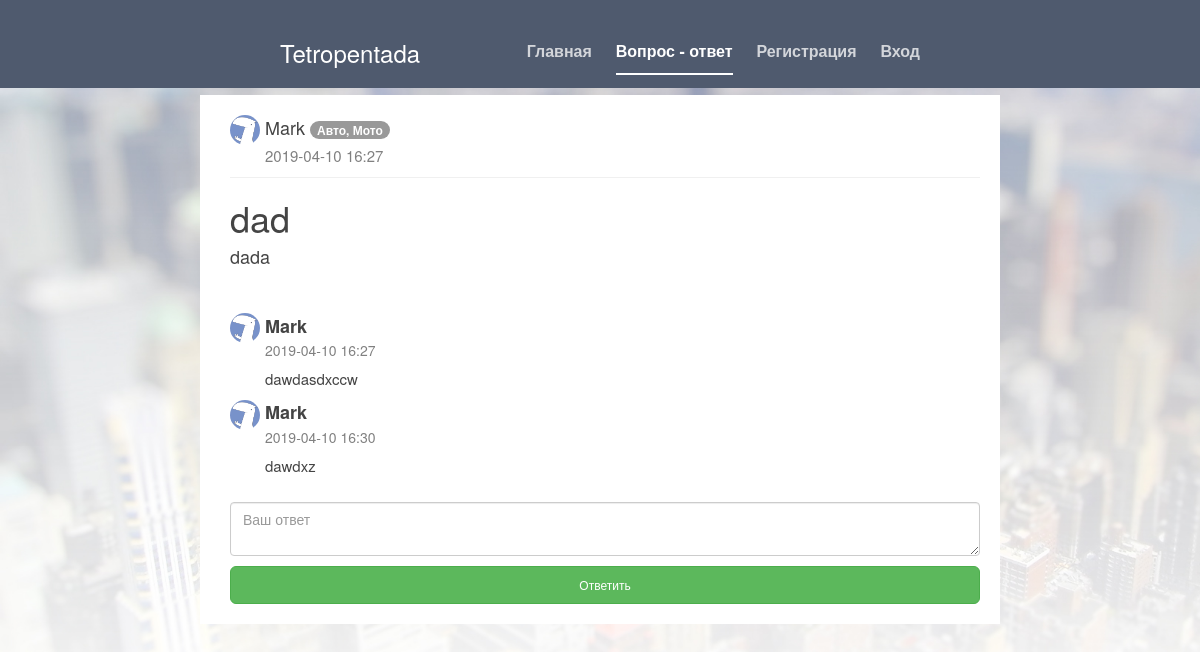
Page /single_question/1 on the committed database.
### tetropentada.py (models this page shows, shortened)
class User(db.Model):
    id = db.Column(db.Integer, primary_key=True)
    username = db.Column(db.String(80), unique=True)
    mail = db.Column(db.String(80), unique=True)
    password = db.Column(db.String(80))
    name = db.Column(db.String(80))
    surname = db.Column(db.String(80))
    avatar = db.Column(db.String(80))
    rating = db.Column(db.Integer)
    pos = db.Column(db.Integer)

class Question(db.Model):
    id = db.Column(db.Integer, primary_key=True)
    title = db.Column(db.String(80))
    content = db.Column(db.String(80))
    tag = db.Column(db.String(80))
    user_id = db.Column(db.Integer, db.ForeignKey('user.id'))
    date_time = db.Column(db.String(80))
    user = db.relationship('User', backref=db.backref('Questions', lazy=True))

class Answer(db.Model):
    id = db.Column(db.Integer, primary_key=True)
    content = db.Column(db.String(80))
    question_id = db.Column(db.Integer, db.ForeignKey('question.id'))
    best = db.Column(db.Integer, unique=False, nullable=False)
    date_time = db.Column(db.String(80))
    question = db.relationship('Question', backref=db.backref('Answers', lazy=True))
    user_id = db.Column(db.Integer, db.ForeignKey('user.id'))
    user = db.relationship('User', backref=db.backref('Answers', lazy=True))

### tetropentada.py (the view, shortened to what this page needs)
@app.route("/single_question/<int:id>", methods=['POST', 'GET'])
def single_question(id):
    form = AnswerQuestionForm()
    question = Question.query.filter_by(id=id).first()
    answers = Answer.query.filter_by(question_id=id)
    return render_template("single_question.html", title='Tetropentada',
                           question=question,
                           author=User.query.filter_by(id=question.user_id).first(),
                           form=form, User=User, answers=answers,
                           answers_list=sorted(answers, key=lambda x: x.best, reverse=True),
                           style=url_for('static', filename='cover.css'),
                           bootstrap=url_for('static', filename='bootstrap.min.css'),
                           icon=url_for('static', filename='images/icon.png'))

### tetropentada.py
class AnswerQuestionForm(FlaskForm):
    content = TextAreaField(validators=[DataRequired()])
    submit = SubmitField('Ответить')

### templates/single_question.html (shortened to what this page needs)
{% extends "base.html" %}
{% block nav %}
<li><a href="/main">Главная</a></li>
<li class="active"><a href="/index/0/none">Вопрос - ответ</a></li>
{% if session.get('username') %}
    <li><a href="/profile/{{ session['user_id'] }}">{{ session['username'] }}</a></li>
    <li><a href="/sign_out">Выход</a></li>
{% else %}
    <li><a href="/registration">Регистрация</a></li>
    <li><a href="/sign_in">Вход</a></li>
{% endif %}
{% endblock %}
{% block site_wrapper %}
<div class="container">
    <div class="author-links">
        <a href="/profile/{{ author.id }}">
            <img class="round-img" src="{{ url_for('static', filename='avatars/{}'.format(author.avatar)) }}"
                 height="30" width="30">
            {{ author.username }}
        </a>
        <a href="/index/0/{{ question.tag }}"><span class="badge badge-primary">{{ question.tag }}</span></a>
        <div class="time-question" style="font-size: 15px;">{{ question.date_time[:-10] }}</div>
    </div>
    <h1>{{ question.title }}</h1>
    <h4>{{ question.content }}</h4><br>
    <div class="answers">
        {% for answer in answers_list %}
            <div class="answer">
                <h4>
                    <a class="user-link" href="/profile/{{ User.query.filter_by(id=answer.user_id).first().id }}">
                        <img class="round-img" src="{{ url_for('static', filename='avatars/{}'.format(User.query.filter_by(id=answer.user_id).first().avatar)) }}"
                            height="30" width="30">
                        {{ User.query.filter_by(id=answer.user_id).first().username }}
                    </a>
                    <div class="time-question">{{ answer.date_time[:-10] }}</div>
                </h4>
                <div class="answer-content">{{ answer.content }}</div>
            </div>
        {% endfor %}
    </div><br>
    <form role="form" method="post">
        <div>
            {{ form.content(class="form-control", placeholder="Ваш ответ") }}
            {{ form.submit(class_="btn btn-lg btn-success btn-block") }}
        </div>
    </form>
</div>
{% endblock %}

### static/cover.css (style rules this page uses)
a, a:focus, a:hover { color: #fff; }
html, body { height: 100%; background-color: #333; background-image: url(images/bg.jpg); background-repeat: no-repeat; background-size: cover; background-attachment:fixed; }
body { color: #fff; text-align: center; }
.container { width: 800px; background-color: #fff; color: #444; text-align: left; padding: 20px 20px 20px 30px; }
.container a { color: #444; }
input { margin-top: 10px; margin-bottom: 10px; }
.masthead-nav > li { display: inline-block; }
.masthead-nav > li + li { margin-left: 20px; }
.masthead-nav > li > a { padding-right: 0; padding-left: 0; font-size: 16px; font-weight: bold; color: #fff; color: rgba(255,255,255,.75); border-bottom: 2px solid transparent; }
.masthead-nav > .active > a, .masthead-nav > .active > a:hover, .masthead-nav > .active > a:focus { color: #fff; border-bottom-color: #fff; }
.answer-content { padding-left: 35px; font-size: 15px; }
.author-links { padding-bottom: 10px; border-bottom: 1px solid #f0f0f0; }
.user-link { font-weight: bold; font-size: 18px; }
.round-img { border-radius: 100px; */ */ }
.btn-success { color: #fff; background-color: #5cb85c; border-color: #4cae4c; font-size: 12px; }
.time-question { color: grey; font-size: 14px; padding-left: 35px; }

### templates/base.html (style rules this page uses)
textarea { resize: vertical; }

### rows in the picture
User: avatar (picture), username "Mark", query.filter_by "Mark"
Question: tag "Авто, Мото", date_time "2019-04-10 16:27", title "dad", content "dada"
Answer: avatar (picture), date_time "2019-04-10 16:27", content "dawdasdxccw"
Answer: avatar (picture), date_time "2019-04-10 16:30", content "dawdxz"
